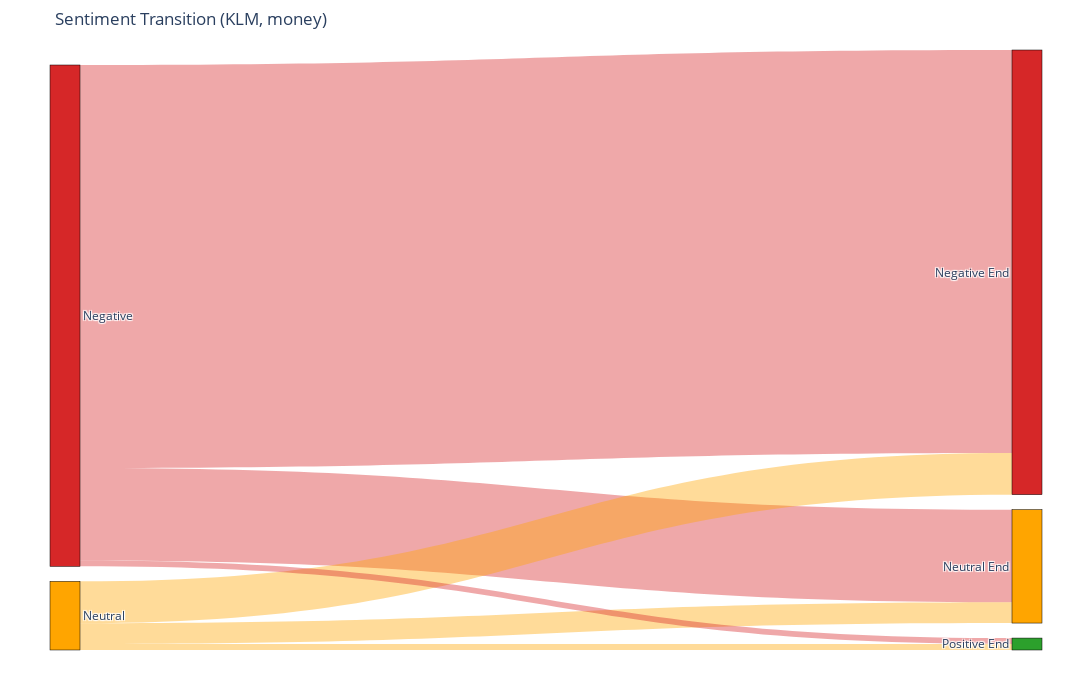

Notebook code cell kept with this figure:
### Code cell
# Define the airline user ID
klm_user_id = 56377143

# Define the query to get all tweets in the conversations involving British Airways
query_sankey_klm_money = f"""
SELECT tweets.text, tweets.label, tweets.user_id, tweets.timestamp_ms, hasher.conversation_id, hasher.conversation_rank
FROM tweets
JOIN hasher ON hasher.id = tweets.id
JOIN conversations ON hasher.conversation_id = conversations.conversation_id
WHERE conversations.airline LIKE '%KLM%' 
    AND tweets.money = 1
    AND tweets.timestamp_ms >= UNIX_TIMESTAMP('{start_date}') * 1000
    AND tweets.timestamp_ms <= UNIX_TIMESTAMP('{end_date}') * 1000
ORDER BY tweets.timestamp_ms;
"""

# Load the result of the query into a DataFrame
df_tweets_klm_sankey_money = pd.read_sql(query_sankey_klm_money, connection)

# Convert the datetime column to pandas datetime
df_tweets_klm_sankey_money['datetime'] = pd.to_datetime(df_tweets_klm_sankey_money['timestamp_ms'], unit='ms')

df_tweets_klm_sankey_money['datetime'] = df_tweets_klm_sankey_money['datetime'].dt.tz_localize('UTC').dt.tz_convert('Europe/Amsterdam')

# Initialize empty lists to store sentiments
sentiments_initial_tweet = []
sentiments_post_reply = []

# Group tweets by conversation_id
grouped_sankey_klm_money = df_tweets_klm_sankey_money.groupby('conversation_id')

# Process each conversation
for conversation_id, group in grouped_sankey_klm_money:
    # Identify the initial user's tweet (rank 1)
    user_initial_tweet = group[(group['user_id'] != klm_user_id) & (group['conversation_rank'] == 1)]
    
    if not user_initial_tweet.empty:
        user_id = user_initial_tweet['user_id'].iloc[0]
        initial_tweet_time = user_initial_tweet['datetime'].iloc[0]

        # Identify the airline's reply to this initial tweet
        airline_reply = group[(group['user_id'] == klm_user_id) & (group['datetime'] > initial_tweet_time)]
        if not airline_reply.empty:
            airline_reply_time = airline_reply['datetime'].iloc[0]

            # Identify the user's reply to the airline's response
            user_followup_tweet = group[(group['user_id'] == user_id) & (group['datetime'] > airline_reply_time)]
            if not user_followup_tweet.empty:
                # Append sentiments for analysis
                sentiments_initial_tweet.append(user_initial_tweet['label'].iloc[0])
                sentiments_post_reply.append(user_followup_tweet['label'].iloc[0])

# Step 1: Prepare data for Sankey diagram
transitions = pd.DataFrame({
    'initial': sentiments_initial_tweet,
    'post_reply': sentiments_post_reply
})

# Count transitions
transition_counts = transitions.value_counts().reset_index(name='count')

# Add percentage to transition_counts
total_counts = transition_counts['count'].sum()
transition_counts['percentage'] = (transition_counts['count'] / total_counts * 100).round(2)

# Define nodes (initial sentiments and final grouped sentiments)
nodes = ['positive', 'negative', 'neutral', 'positive_end', 'negative_end', 'neutral_end']
node_indices = {label: i for i, label in enumerate(nodes)}

# Prepare data for Sankey diagram
source = [node_indices[row['initial']] for _, row in transition_counts.iterrows()]
target = [node_indices[f"{row['post_reply']}_end"] for _, row in transition_counts.iterrows()]
value = transition_counts['count'].tolist()
label = [f"{row['initial']} to {row['post_reply']}: {row['count']} ({row['percentage']}%)" for _, row in transition_counts.iterrows()]

# Define colors for nodes and links
node_colors = {
    'positive': 'rgb(44, 160, 44)',  # green
    'negative': 'rgb(214, 39, 40)',  # red
    'neutral': 'rgb(255, 165, 0)',   # orange
    'positive_end': 'rgb(44, 160, 44)',  # green for final positive
    'negative_end': 'rgb(214, 39, 40)',  # red for final negative
    'neutral_end': 'rgb(255, 165, 0)'    # orange for final neutral
}

transition_colors = {
    'positive': 'rgba(44, 160, 44, 0.4)',  # light green
    'negative': 'rgba(214, 39, 40, 0.4)',  # light red
    'neutral': 'rgba(255, 165, 0, 0.4)'    # light orange
}

# Create color list for nodes
colors = [node_colors[node] for node in nodes]

# Create the Sankey diagram
fig = go.Figure(data=[go.Sankey(
    node=dict(
        pad=15,
        thickness=30,
        line=dict(color="black", width=0.5),
        label=['Positive', 'Negative', 'Neutral', 'Positive End', 'Negative End', 'Neutral End'],
        color=colors
    ),
    link=dict(
        source=source,
        target=target,
        value=value,
        color=[transition_colors[row['initial']] for _, row in transition_counts.iterrows()],  # Use bland colors for transitions
        customdata=label,
        hovertemplate='%{customdata}<extra></extra>',
        label=label  # Add labels directly to the links
    )
)])

fig.update_layout(
    title_text="Sentiment Transition (KLM, money)", 
    font_size=12,
    width=1200,  # increased width to accommodate the legend
    height=700,
    margin=dict(l=50, r=50, t=50, b=50)  # Adjusted margins
)

fig.show()

### Figure 1 — Plotly figure (JSON) as saved in the notebook; plotly's stock layout.template omitted (floating-point values rounded to 4 significant figures)
{"data": [{"link": {"color": ["rgba(214, 39, 40, 0.4)", "rgba(214, 39, 40, 0.4)", "rgba(255, 165, 0, 0.4)", "rgba(255, 165, 0, 0.4)", "rgba(214, 39, 40, 0.4)", "rgba(255, 165, 0, 0.4)"], "customdata": ["negative to negative: 135 (70.68%)", "negative to neutral: 31 (16.23%)", "neutral to negative: 14 (7.33%)", "neutral to neutral: 7 (3.66%)", "negative to positive: 2 (1.05%)", "neutral to positive: 2 (1.05%)"], "hovertemplate": "%{customdata}<extra></extra>", "label": ["negative to negative: 135 (70.68%)", "negative to neutral: 31 (16.23%)", "neutral to negative: 14 (7.33%)", "neutral to neutral: 7 (3.66%)", "negative to positive: 2 (1.05%)", "neutral to positive: 2 (1.05%)"], "source": [1, 1, 2, 2, 1, 2], "target": [4, 5, 4, 5, 3, 3], "value": [135, 31, 14, 7, 2, 2]}, "node": {"color": ["rgb(44, 160, 44)", "rgb(214, 39, 40)", "rgb(255, 165, 0)", "rgb(44, 160, 44)", "rgb(214, 39, 40)", "rgb(255, 165, 0)"], "label": ["Positive", "Negative", "Neutral", "Positive End", "Negative End", "Neutral End"], "line": {"color": "black", "width": 0.5}, "pad": 15, "thickness": 30}, "type": "sankey"}], "layout": {"font": {"size": 12}, "height": 700, "margin": {"b": 50, "l": 50, "r": 50, "t": 50}, "title": {"text": "Sentiment Transition (KLM, money)"}, "width": 1200}}
